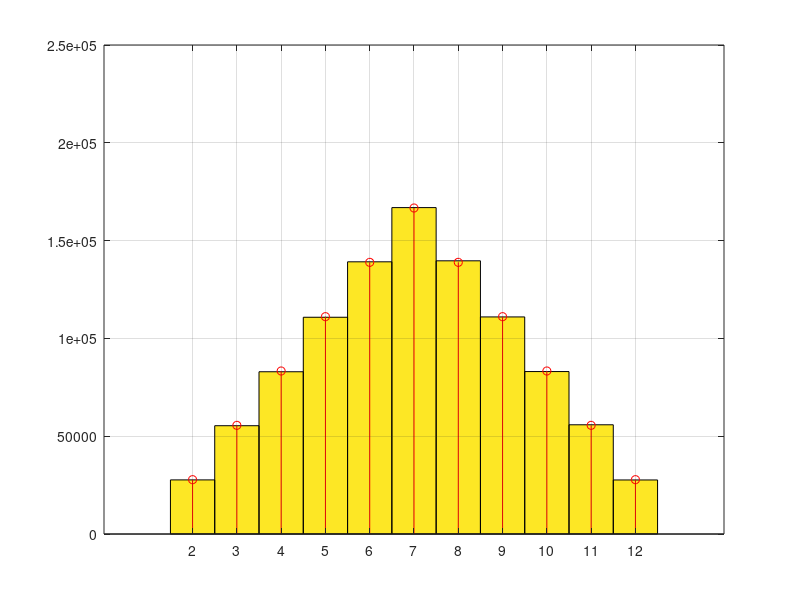

Recreate this plot in MATLAB.
%Dice simulation
%David and class
%Feb. 1, 2019

clear;
clc;

%Number of trials
N = 1000000;

%Hard, general way of rolling a dice
dice1 = rand(N,1);
dice1 = dice1.*6;
dice1 = ceil( dice1 );
%We could just say dice1 = ceil( rand() * 6 )

%Easy way of rolling a dice
dice2 = randi(6,N,1);

outcomes = dice1 + dice2;

%Generate output graph
hist( outcomes, 2:12 );

axis( [ 0 14 0 N/4 ] )

%Plot stems
hold on;

x = 2:12;
numer = [ 1:5 6:-1:1 ];
probabilities = numer./36;
expected = probabilities .* N;
stem( x, expected, 'r' );

%Set up asthetics
grid on

hold off;






